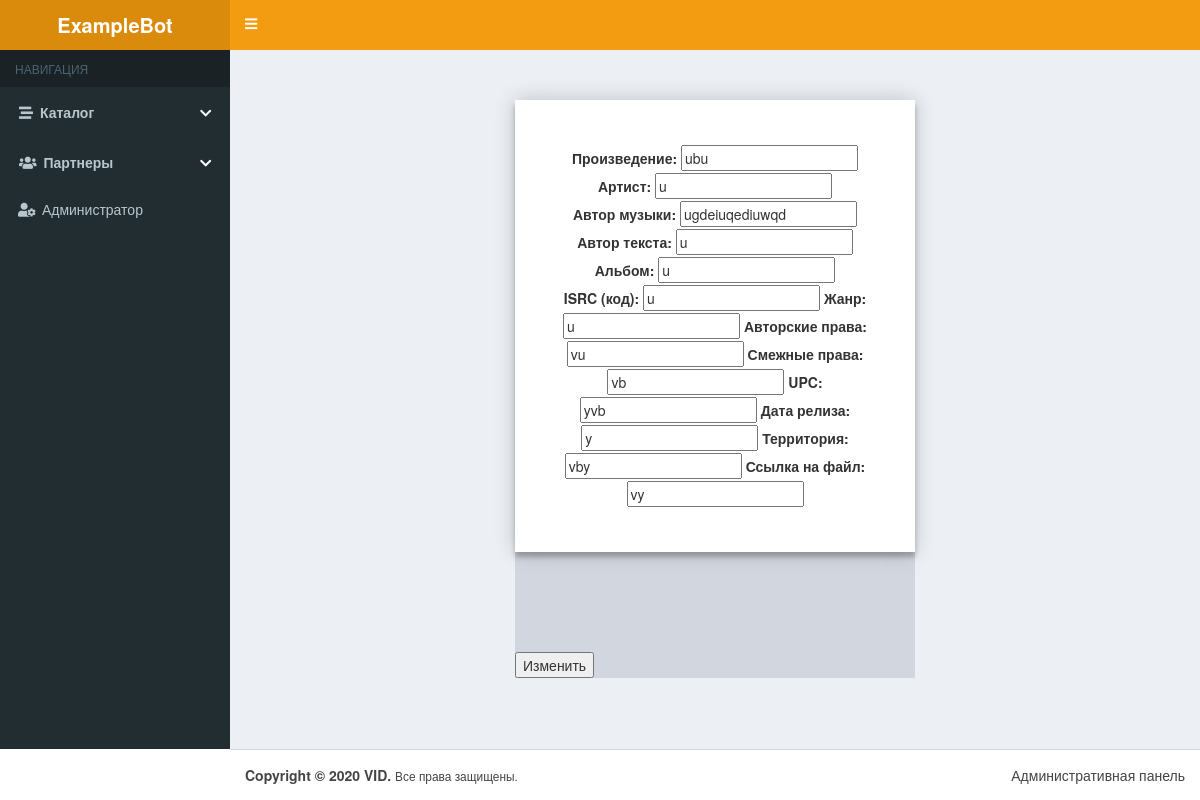
Page /update_audio/5 (signed in) on the committed database.
### hello/models.py (models this page shows)
class Audio(models.Model):
    composition = models.CharField(null=True, max_length=200, verbose_name='Произведение')
    artist = models.CharField(null=True, max_length=100, verbose_name='Артист')
    autor_music = models.CharField(null=True, max_length=100, verbose_name='Автор музыки')
    autor_text = models.CharField(null=True, max_length=100, verbose_name='Автор текста')
    album = models.CharField(null=True, max_length=100, verbose_name='Альбом')
    isrc = models.CharField(null=True, max_length=100, verbose_name='ISRC (код)')
    genre = models.CharField(null=True, max_length=50, verbose_name='Жанр')
    copyright = models.CharField(null=True, max_length=100, verbose_name='Авторские права')
    related_rights = models.CharField(null=True, max_length=100, verbose_name='Смежные права')
    upc = models.CharField(null=True, max_length=100, verbose_name='UPC')
    release_date = models.CharField(null=True, max_length=100, verbose_name='Дата релиза')
    territory = models.CharField(null=True, max_length=100, verbose_name='Территория')
    link = models.CharField(null=True, max_length=200, verbose_name='Ссылка на файл')
    pseudonym = models.CharField(null=True, blank=True, max_length=100)
    status = models.CharField(null=True, blank=True, max_length=5)

### hello/views.py (the view, shortened to what this page needs)
# urls.py: path('update_audio/<int:pk>', AuidoEditView.as_view(), name='edit_audio'),
class AuidoEditView(LoginRequiredMixin, UpdateView):
    model = Audio
    form_class = AudioForm

### hello/forms.py
class AudioForm(ModelForm):
    class Meta:
        model = Audio
        fields = {'composition', 'artist', 'autor_music', 'autor_text', 'album', 'isrc', 'genre', 'copyright', 'related_rights', 'upc', 'release_date', 'territory', 'link'}
    field_order = ['composition', 'artist', 'autor_music', 'autor_text', 'album', 'isrc', 'genre', 'copyright', 'related_rights', 'upc', 'release_date', 'territory', 'link']

### hello/templates/hello/audio_form.html (shortened to what this page needs)
{% load static %}
<!DOCTYPE html>
<html lang="ru" style="height: auto; min-height: 100%;"><head><meta http-equiv="Content-Type" content="text/html; charset=UTF-8">
    <link rel="stylesheet" href="https://stackpath.bootstrapcdn.com/bootstrap/3.4.1/css/bootstrap.min.css">
    <link rel="stylesheet" href="https://use.fontawesome.com/releases/v5.8.2/css/solid.css">
    <link rel="stylesheet" href="https://use.fontawesome.com/releases/v5.8.2/css/fontawesome.css">
    <link rel="stylesheet" type="text/css" href="{% static 'hello/form.css' %}">
    <link rel="stylesheet" type="text/css" href="{% static 'hello/fixed.css' %}">
    <link rel="stylesheet" href="{% static 'hello/AdminLTE.min.css' %}">
    <link rel="stylesheet" href="{% static 'hello/skin-yellow.min.css' %}">
    <link rel="stylesheet" href="{% static 'hello/app.css' %}">
  <link rel="stylesheet" href="{% static 'hello/css.css' %}">
</head>
<body class="skin-yellow sidebar-mini" style="height: auto; min-height: 100%;">
  <div class="wrapper" style="height: auto; min-height: 100%;">
  <header class="main-header">
    <a href="" class="logo">
        <span class="logo-lg"><b>ExampleBot</b></span>
    </a>
    <nav class="navbar navbar-static-top" role="navigation">
        <a href="" class="sidebar-toggle fas fa-bars" data-toggle="push-menu" role="button"></a>
    </nav>
</header>
<aside class="main-sidebar">
    <section class="sidebar">
        <ul class="sidebar-menu accordion" id="accordion">
            <li class="header">НАВИГАЦИЯ</li>
            <li class=""><div class="link"><a href="/folder/"> <i class="fa fas fa-stream"></i>Каталог</a><i class="fa fa-chevron-down" style="color: white;"></i></div>
            </li>
            <li class=""><div class="link"><a href="/profiles/"> <i class="fa fas fa-users"></i>Партнеры</a><i class="fa fa-chevron-down" style="color: white;"></i></div>
            </li>
            <li class=""><a href="{% url 'editpassword' 1 %}"><i class="fa fas fa-user-cog"></i> <span>Администратор</span></a></li>
        </ul>
    </section>
</aside>
  <div class="content-wrapper" style="min-height: 813px;">
    <section class="content-header">
      <ol class="breadcrumb">
      </ol>
    </section>
    <section class="content container-fluid">
        <div class = "login-page">
            <div class="form">
                <form method = "post" enctype="multipart/form-data" class="login-form " autocomplete="off">
                    {% for field in form %}
                      {{ field.label_tag }} {{ field }}
                    {% endfor %}
                </div>
                    <button>Изменить</button>
            </div>
        </div>
  </div>
  <footer class="main-footer">
    <div class="pull-right hidden-xs">
      Административная панель
    </div>
    <strong>Copyright © 2020 VID.</strong> <small>Все права защищены.</small>
  </footer>
</body></html>

### hello/static/hello/form.css (style rules this page uses)
.accordion .link { cursor: pointer; display: block; padding: 15px 15px 15px 26px; color: #4D4D4D; font-size: 14px; font-weight: 700; position: relative; -webkit-transition: all 0.4s ease; -o-transition: all 0.4s ease; transition: all 0.4s ease; }
.accordion li .fa-chevron-down { position: absolute; top: 20px; left: 200px; font-size: 13px; color: #595959; -webkit-transition: all 0.4s ease; -o-transition: all 0.4s ease; transition: all 0.4s ease; }
.accordion li .fa-stream, .accordion li .fa-users { position: relative; right: 7px; }
.login-page { width: 400px; padding: 0% 0 0; margin: auto; }
.form { position: relative; z-index: 1; background: #FFFFFF; max-width: 400px; margin: 0 auto 100px; padding: 45px; text-align: center; box-shadow: 0 0 20px 0 rgba(0, 0, 0, 0.2), 0 5px 5px 0 rgba(0, 0, 0, 0.24); }
.artist, .link { width: 100%; font-size: 10px; box-sizing: border-box; -moz-box-sizing: border-box; -webkit-box-sizing: border-box; }

### hello/static/hello/app.css (style rules this page uses)
.fas.sidebar-toggle { line-height:1.4 }

### rows in the picture
Audio: form "ubu" "u" "ugdeiuqediuwqd" "u" "u" "u" "u" "vu" "vb" "yvb" "y" "vby" "vy"

### other values in the picture
{{ field.label_tag }} "Произведение:" "Артист:" "Автор музыки:" "Автор текста:" "Альбом:" "ISRC (код):" "Жанр:" "Авторские права:" "Смежные права:" "UPC:" "Дата релиза:" "Территория:" "Ссылка на файл:"
